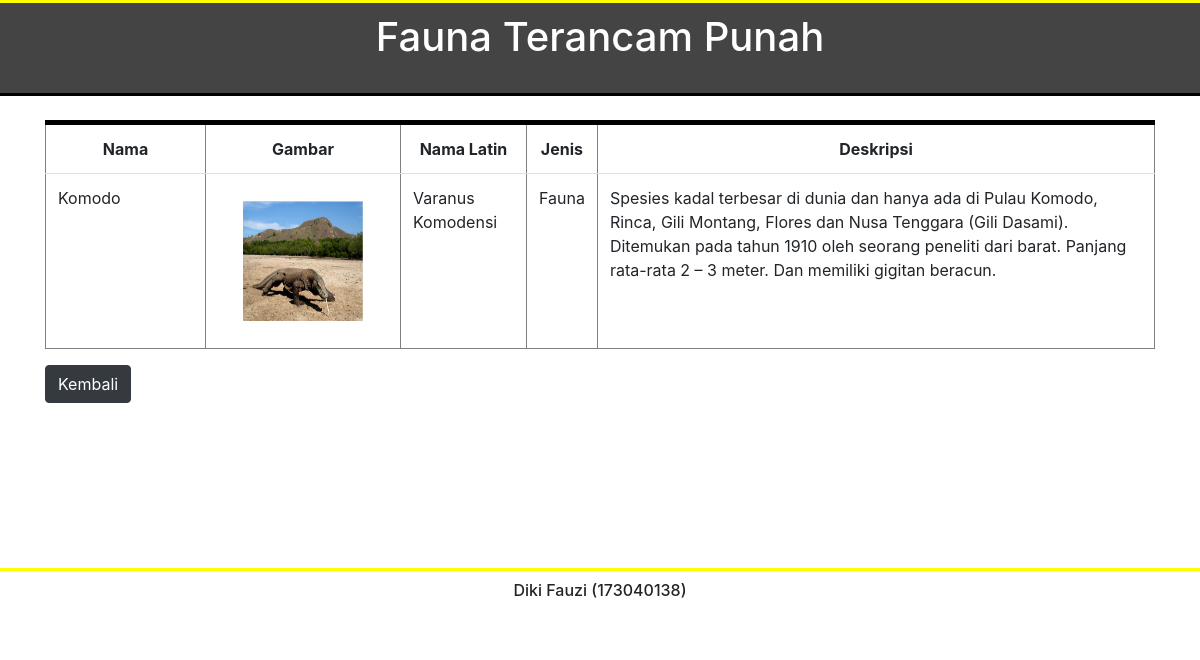
Page /php/result.php?id=1 on the committed database.
### tables this page shows
CREATE TABLE IF NOT EXISTS `florafauna` (
  `id` int(11) NOT NULL AUTO_INCREMENT,
  `nama` varchar(255) NOT NULL,
  `gambar` varchar(255) NOT NULL,
  `latin` varchar(255) NOT NULL,
  `jenis` varchar(55) NOT NULL,
  `tentang` varchar(255) NOT NULL,
  PRIMARY KEY (`id`)
);

### php/functions.php (called while the page is built, shortened)
<?php
	function koneksi(){
		$conn= mysqli_connect("localhost","root","") or die ("Koneksi ke DB GAGAL");
		mysqli_select_db($conn, "pw_173040138")or die ("Database Salah");
		return $conn;
	}
	function query($sql){
		$conn = koneksi();
		$results = mysqli_query($conn, "$sql");
		$rows = [];
		while ($row = mysqli_fetch_assoc($results)) {
			$rows [] = $row;
		};
	   return $rows;
	}
?>

### php/result.php (the view, shortened to what this page needs)
<?php
	require 'functions.php';
	$id = $_GET['id'];
	$faunaflora = query("SELECT * FROM florafauna WHERE id = $id")[0];
?>
<!DOCTYPE html>
<html lang="en">
<head>
   <link rel="stylesheet" href="../assets/css/bootstrap.min.css">
   <link rel="stylesheet" href="../assets/css/Latihan5c.css">
</head>
<body>
<div class="header">
	<h1 class="text-center"><?= $faunaflora["jenis"]; ?> Terancam Punah</h1>
</div>
<div class="container">
	<div class="gajah">
		<div class="badak">
			<div class="pow">
		<table border="" cellpadding="10" cellspacing="0" class="table">
			<tr>
				<th width="160px">Nama</th>
				<th>Gambar</th>
				<th>Nama Latin</th>
				<th>Jenis</th>
				<th>Deskripsi</th>
			</tr>
			<tr>
				<td><?= $faunaflora["nama"]; ?></td>
				<td><img src="../assets/img/<?php echo $faunaflora['gambar']; ?>"></td>
				<td><?= $faunaflora["latin"]; ?></td>
				<td><?= $faunaflora["jenis"]; ?></td>
				<td><?= $faunaflora["tentang"]; ?></td>
			</tr>
		</table>
			</div>
	<a href="../index.php"><button type="button" class="btn btn-dark">Kembali	</button></a>
	</div>
</div>
</div>
<div class="footer">
	<h6 class="text-center">Diki Fauzi (173040138)</h6>
</div>
</body>
</html>

### assets/css/Latihan5c.css (style rules this page uses)
.header { background-color: #444; width: 100%; position: fixed; z-index: 99; border-top: 3px solid yellow; border-bottom: 3px solid black; padding-top: 10px; }
h1 { color: white; }
img { margin: 15px 25px; height: 120px; width: 120px; }
.footer { margin-top: 165px; border-top: 3px solid yellow; padding-top: 10px; width: 100%; background-color: white; }
.gajah { padding-top: 120px; }
th { text-align: center; }
table { border-top: 5px solid black; }

### rows in the picture
florafauna: jenis "Fauna", nama "Komodo", gambar (picture), latin "Varanus Komodensi", tentang "Spesies kadal terbesar di dunia dan hanya ada di Pulau Komodo, Rinca, Gili Montang, Flores dan Nusa Tenggara (Gili Dasami). Ditemukan pada tahun 1910 oleh seorang peneliti dari barat. Panjang rata-rata 2 – 3 meter. Dan memiliki gigitan beracun."
